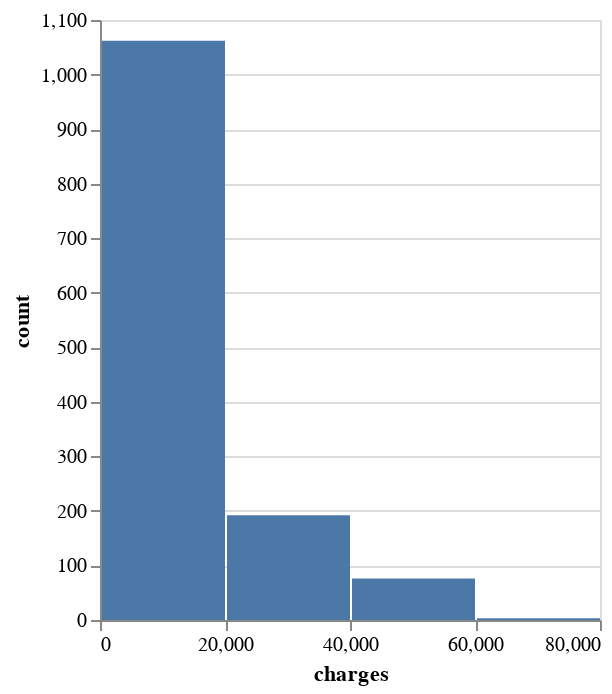

The notebook cell saved with this chart:
### Markdown cell above
#### M) What is the distribution of the charges?

### Code cell
charges_hist = (
    alt.Chart(df)
    .mark_bar()
    .encode(
        x=alt.X(
            "charges",
            axis=alt.Axis(title="charges"),
            bin=alt.Bin(maxbins=5),
        ),
        y=alt.Y("count()", axis=alt.Axis(title="count")),
    )
    .properties(width=250)
)

charges_hist

### Figure 1 — Vega-Lite specification as saved in the notebook (floating-point values rounded to 4 significant figures; data arrays with more than 128 entries replaced by an {"elided": "..."} marker saying what was removed)
{"config": {"view": {"continuousWidth": 300, "continuousHeight": 300}}, "data": {"name": "data-8f66174cfbfb7f5d7872bfc07b0a86b3"}, "mark": {"type": "bar"}, "encoding": {"x": {"axis": {"title": "charges"}, "bin": {"maxbins": 5}, "field": "charges", "type": "quantitative"}, "y": {"aggregate": "count", "axis": {"title": "count"}, "type": "quantitative"}}, "width": 250, "$schema": "https://vega.github.io/schema/vega-lite/v5.20.1.json", "datasets": {"data-8f66174cfbfb7f5d7872bfc07b0a86b3": {"elided": "1333 records"}}}
